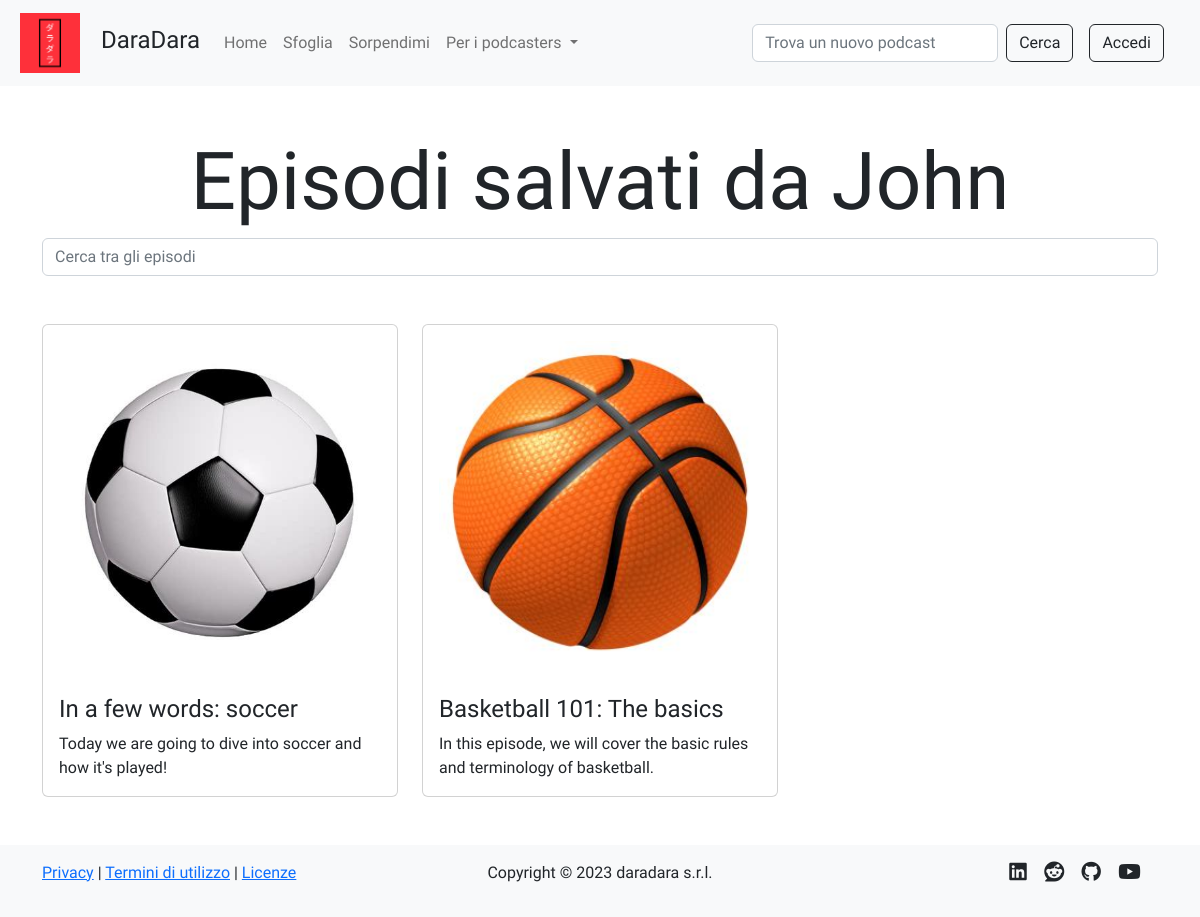
/profile/1/saves, run on the app's committed database.
### tables this page shows
CREATE TABLE "users" (
	"id"	INTEGER NOT NULL UNIQUE,
	"email"	TEXT NOT NULL UNIQUE,
	"password"	TEXT NOT NULL,
	"name"	TEXT NOT NULL,
	"surname"	TEXT NOT NULL,
	"propic"	TEXT NOT NULL,
	"priv_owned"	INTEGER NOT NULL DEFAULT 0,
	"priv_follows"	INTEGER NOT NULL DEFAULT 0,
	"priv_saves"	INTEGER NOT NULL DEFAULT 0,
	"bio"	TEXT,
	PRIMARY KEY("id" AUTOINCREMENT)
);

CREATE TABLE "episodes" (
	"id"	INTEGER NOT NULL UNIQUE,
	"title"	TEXT NOT NULL,
	"description"	TEXT NOT NULL,
	"audio"	TEXT NOT NULL,
	"timestamp"	TEXT NOT NULL,
	"id_podcast"	INTEGER NOT NULL,
	FOREIGN KEY("id_podcast") REFERENCES "podcasts"("id"),
	PRIMARY KEY("id" AUTOINCREMENT)
);

CREATE TABLE "podcasts" (
	"id"	INTEGER NOT NULL UNIQUE,
	"title"	TEXT NOT NULL UNIQUE,
	"desc"	TEXT NOT NULL,
	"img"	TEXT NOT NULL,
	"id_user"	INTEGER NOT NULL,
	"category"	TEXT,
	PRIMARY KEY("id" AUTOINCREMENT),
	FOREIGN KEY("id_user") REFERENCES "users"("id")
);

### app.py (the view)
@app.route('/profile/<int:id>/saves')
def saves(id: int):
    user = dao.get_user(id)
    if not user:
        flash('L\'utente cercato non esiste', 'warning')
        return redirect(session.get('previous_url', '/'))
    episodes = dao.get_saves_join_episodes_podcasts(id)
    is_owner = False
    if current_user.is_authenticated and current_user.id == id: # type: ignore
        is_owner = True
    if not is_owner and user['priv_saves'] == 1:
        flash('A gli altri utenti non è permesso vedere gli episodi salvati di questo profilo', 'info')
        return redirect(url_for('profile', id=id))
    session['previous_url'] = request.url
    return render_template('saves.html', user=user, episodes=episodes, is_owner=is_owner)

### data/dao.py (called while the page is built)
def get_saves_join_episodes_podcasts(id_user):
    conn, cursor = connect()
    saves = []
    try:
        sql = 'SELECT podcasts.id AS "id", episodes.id AS "ep_id", episodes.title AS "title", episodes.description "desc", podcasts.img AS "img", podcasts.title AS "podcast_title" FROM saves, episodes, podcasts WHERE saves.id_ep = episodes.id AND episodes.id_podcast = podcasts.id AND saves.id_user = ? ORDER BY saves.timestamp DESC'
        cursor.execute(sql, (id_user,))
        saves = cursor.fetchall()
    except Exception as e:
        print(e)
    close(conn, cursor)
    return saves

def get_user(id):
    conn, cursor = connect()
    user = None
    try:
        sql = 'SELECT * FROM users WHERE id = ?'
        cursor.execute(sql, (id,))
        user = cursor.fetchone()
    except Exception as e:
        print(e)
    close(conn, cursor)
    return user

def connect():
    conn = sqlite3.connect(PATH)
    conn.row_factory = sqlite3.Row
    cursor = conn.cursor()
    return conn, cursor

def close(conn, cursor):
    cursor.close()
    conn.close()

### templates/saves.html (shortened to what this page needs)
{% extends 'gallery.html' %}
{% block searchbar %}
    <div class="row mb-5">
        <div class="col-12 d-flex align-items-center">
            <input class="form-control" id="searchbar" type="search" placeholder="Cerca tra gli episodi">
        </div>
    </div>
{% endblock %}
{% block header %}
    {% if is_owner %}
        <h1 class="text-center display-1">I tuoi episodi salvati</h1>
    {% else %}
        <h1 class="text-center display-1">Episodi salvati da {{user.name}}</h1>
    {% endif %}
{% endblock %}
{% block main %}
{% if episodes %}
<div class="row row-cols-1 row-cols-md-3 g-4">
    {% for episode in episodes %}
        <div class="col">
        <article class="episode card h-100">
            <a href="{{url_for('episode', id_ep=episode.ep_id, id_pod=episode.id)}}"><img class="card-img-top img-fluid p-1 p-lg-3" src="{{url_for('static', filename='uploads/images/covers/'+episode.id|string+episode.img)}}" alt="episode {{episode.title}} image"></a>
            <section class="card-body">
                <h4 class="episode-title card-title"><a href="{{url_for('episode', id_ep=episode.ep_id, id_pod=episode.id)}}">{{episode.title}}</a></h4>
                <p class="episode-description card-text"><a href="{{url_for('episode', id_ep=episode.ep_id, id_pod=episode.id)}}">{{episode.desc}}</a></p>
            </section>
        </article>
        </div>
    {% endfor %}
</div>
{% endif %}
{%endblock%}

### static/stylesheets/layout.css (style rules this page uses)
* { font-family: 'League Spartan', sans-serif; }
img { min-width: 10px; min-height: 10px; max-width: 800px; max-height: 800px; }
a:not(.stock-a, .vanilla-a, .nav-link) { color: inherit; text-decoration: none; }

### data on the page
users: name "John"
episodes: img (picture), title "In a few words: soccer", desc "Today we are going to dive into soccer and how it's played!"
episodes: img (picture), title "Basketball 101: The basics", desc "In this episode, we will cover the basic rules and terminology of basketball."
